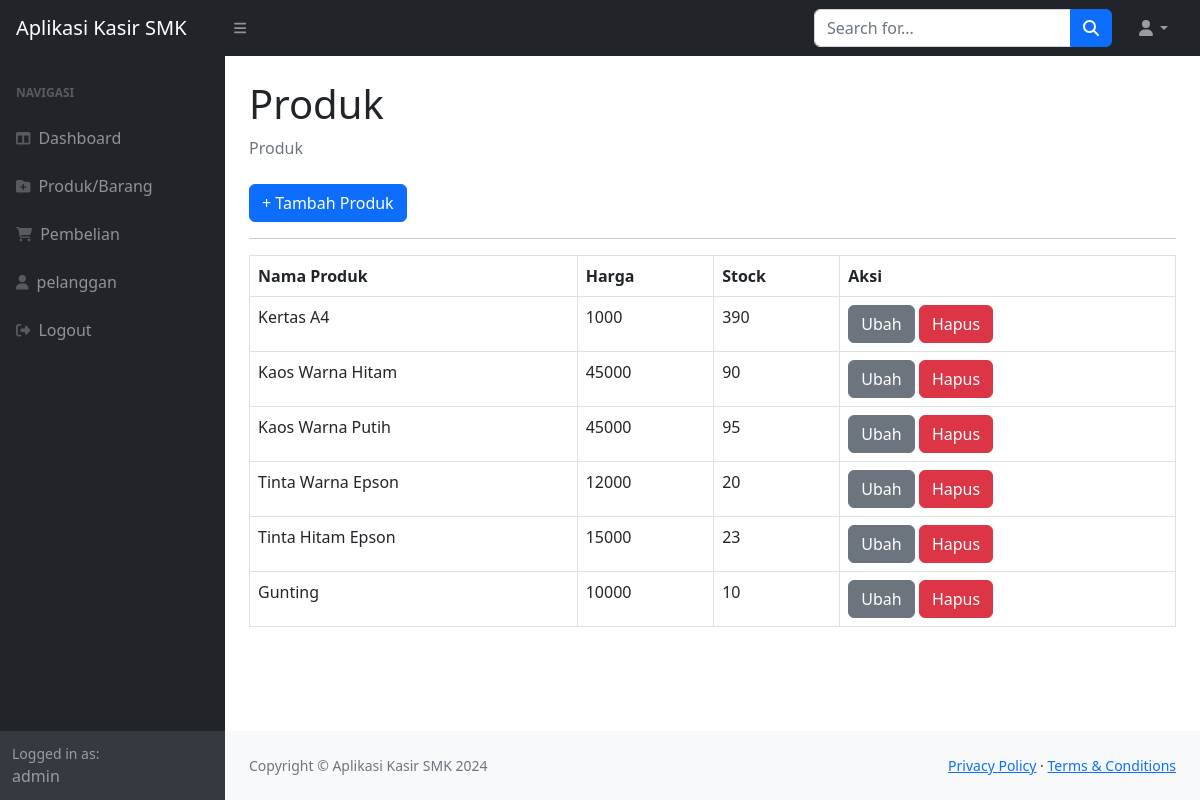
The app's page /index.php?page=produk (signed in) with its own data.
### tables this page shows
CREATE TABLE `produk` (
  `idproduk` int(11) NOT NULL,
  `namaproduk` varchar(255) DEFAULT NULL,
  `harga` int(11) DEFAULT NULL,
  `stok` int(11) DEFAULT NULL
);

### produk.php (the view)
<div class="container-fluid px-4">
                        <h1 class="mt-4">Produk</h1>
                        <ol class="breadcrumb mb-4">
                            <li class="breadcrumb-item active">Produk</li>
                        </ol>
                        <a href="?page=produk_tambah" class="btn btn-primary"> + Tambah Produk</a>
                        <hr>
                        <table class="table table-bordered">
                            <tr>
                                <th>Nama Produk</th>
                                <th>Harga</th>
                                <th>Stock</th>
                                <th>Aksi</th>
                            </tr>
                            <?php
                                $query = mysqli_query($koneksi, "SELECT*FROM produk");
                                while($data = mysqli_fetch_array($query)){
                                    ?>
                                    <tr>
                                        <td><?php echo $data['namaproduk'] ?></td>
                                         <td><?php echo $data['harga'] ?></td>
                                        <td><?php echo $data['stok'] ?></td>
                                        <td>
                                        <a href="?page=produk_ubah&&id=<?php echo $data['idproduk']; ?>" class="btn btn-secondary">Ubah</a>
                                        <a href="?page=produk_hapus&&id=<?php echo $data['idproduk']; ?>" class="btn btn-danger">Hapus</a>
                                        </td>
                                    </tr>
                                    <?php
                                }
                            ?>
                        </table>
</div>

### index.php (shortened to what this page needs)
<!DOCTYPE html>
<html lang="en">
    <head>
        <link href="https://cdn.jsdelivr.net/npm/simple-datatables@7.1.2/dist/style.min.css" rel="stylesheet" />
        <link href="css/styles.css" rel="stylesheet" />
    </head>
    <body class="sb-nav-fixed">
        <nav class="sb-topnav navbar navbar-expand navbar-dark bg-dark">
            <a class="navbar-brand ps-3" href="index.html">Aplikasi Kasir SMK</a>
            <button class="btn btn-link btn-sm order-1 order-lg-0 me-4 me-lg-0" id="sidebarToggle" href="#!"><i class="fas fa-bars"></i></button>
            <form class="d-none d-md-inline-block form-inline ms-auto me-0 me-md-3 my-2 my-md-0">
                <div class="input-group">
                    <input class="form-control" type="text" placeholder="Search for..." aria-label="Search for..." aria-describedby="btnNavbarSearch" />
                    <button class="btn btn-primary" id="btnNavbarSearch" type="button"><i class="fas fa-search"></i></button>
                </div>
            </form>
            <ul class="navbar-nav ms-auto ms-md-0 me-3 me-lg-4">
                <li class="nav-item dropdown">
                    <a class="nav-link dropdown-toggle" id="navbarDropdown" href="#" role="button" data-bs-toggle="dropdown" aria-expanded="false"><i class="fas fa-user fa-fw"></i></a>
                </li>
            </ul>
        </nav>
        <div id="layoutSidenav">
            <div id="layoutSidenav_nav">
                <nav class="sb-sidenav accordion sb-sidenav-dark" id="sidenavAccordion">
                    <div class="sb-sidenav-menu">
                        <div class="nav">
                            <div class="sb-sidenav-menu-heading">Navigasi</div>
                            <a class="nav-link" href="index.php">
                                <div class="sb-nav-link-icon"><i class="fas fa-table-columns"></i></div>
                                Dashboard
                            </a>
                            <a class="nav-link" href="?page=produk">
                                <div class="sb-nav-link-icon"><i class="fas fa-folder-plus"></i></div>
                                Produk/Barang
                            </a>
                            <a class="nav-link" href="?page=pembelian">
                                <div class="sb-nav-link-icon"><i class="fas fa-cart-shopping"></i></div>
                                Pembelian
                            </a>
                            <a class="nav-link" href="?page=pelanggan">
                                <div class="sb-nav-link-icon"><i class="fas fa-user"></i></div>
                                pelanggan
                            </a>
                            <a class="nav-link" href="logout.php">
                                <div class="sb-nav-link-icon"><i class="fas fa-right-from-bracket"></i></div>
                                Logout
                            </a>
                        </div>
                    </div>
                    <div class="sb-sidenav-footer">
                        <div class="small">Logged in as:</div>
                       <?php
                       echo $_SESSION['user']['nama'];
                       ?>
                    </div>
                </nav>
            </div>
            <div id="layoutSidenav_content">
                <main>
                    <?php
                        $page = isset($_GET['page']) ? $_GET['page'] : 'home';
                        include $page . '.php';
                    ?>
                </main>
                <footer class="py-4 bg-light mt-auto">
                    <div class="container-fluid px-4">
                        <div class="d-flex align-items-center justify-content-between small">
                            <div class="text-muted">Copyright &copy; Aplikasi Kasir SMK 2024</div>
                            <div>
                                <a href="#">Privacy Policy</a>
                                &middot;
                                <a href="#">Terms &amp; Conditions</a>
                            </div>
                        </div>
                    </div>
                </footer>
            </div>
        </div>
    </body>
</html>

### records on screen
produk: namaproduk "Kertas A4", harga "1000", stok "390"
produk: namaproduk "Kaos Warna Hitam", harga "45000", stok "90"
produk: namaproduk "Kaos Warna Putih", harga "45000", stok "95"
produk: namaproduk "Tinta Warna Epson", harga "12000", stok "20"
produk: namaproduk "Tinta Hitam Epson", harga "15000", stok "23"
produk: namaproduk "Gunting", harga "10000", stok "10"

### other values on screen
$_SESSION['user']['nama'] "admin"
